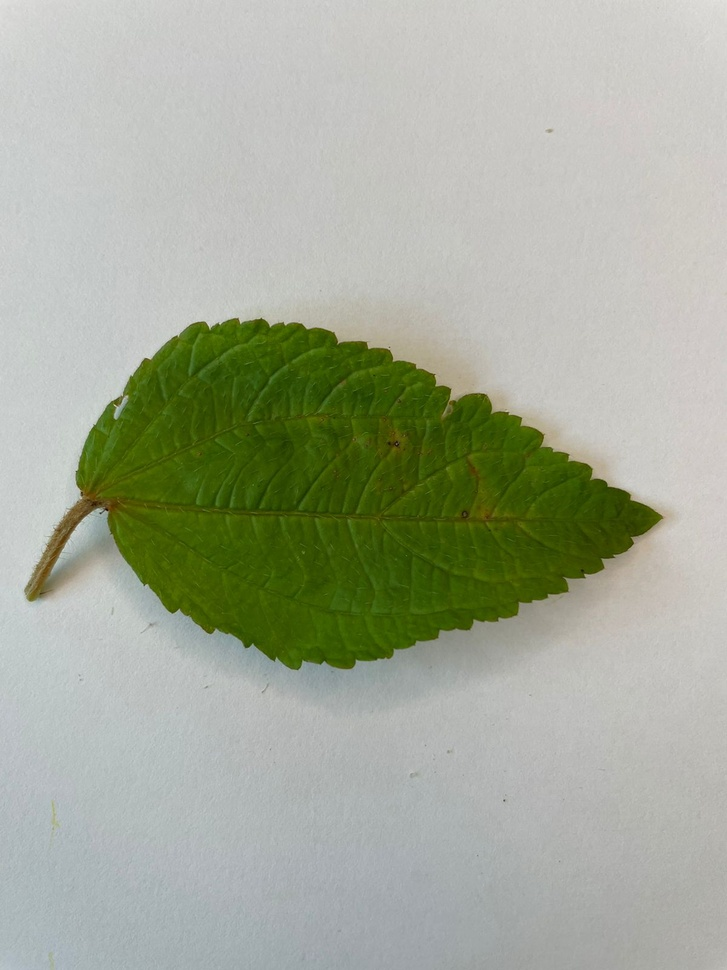
#> input picture Imagens/folha 56.jpeg, 727 x 970 px, shrunk from 1200 x 1600 before the run, found by its file name
$ python 'Segmentação de Watershed.py'
#> lines starting #> are read from the running program, lines starting #| are printed output that depends on the picture; after the words box and inside, x2 and y2 are one past the last pixel; in counts of white or black regions, pixels touching at a corner belong together


import cv2
import numpy as np
from matplotlib import pyplot as plt

img = cv2.imread('imgs/folha 56.jpeg')
#> img is the input picture: shape (970, 727, 3); mean B, G, R 153.1, 170.7, 164.5
gray = cv2.cvtColor(img, cv2.COLOR_BGR2GRAY)
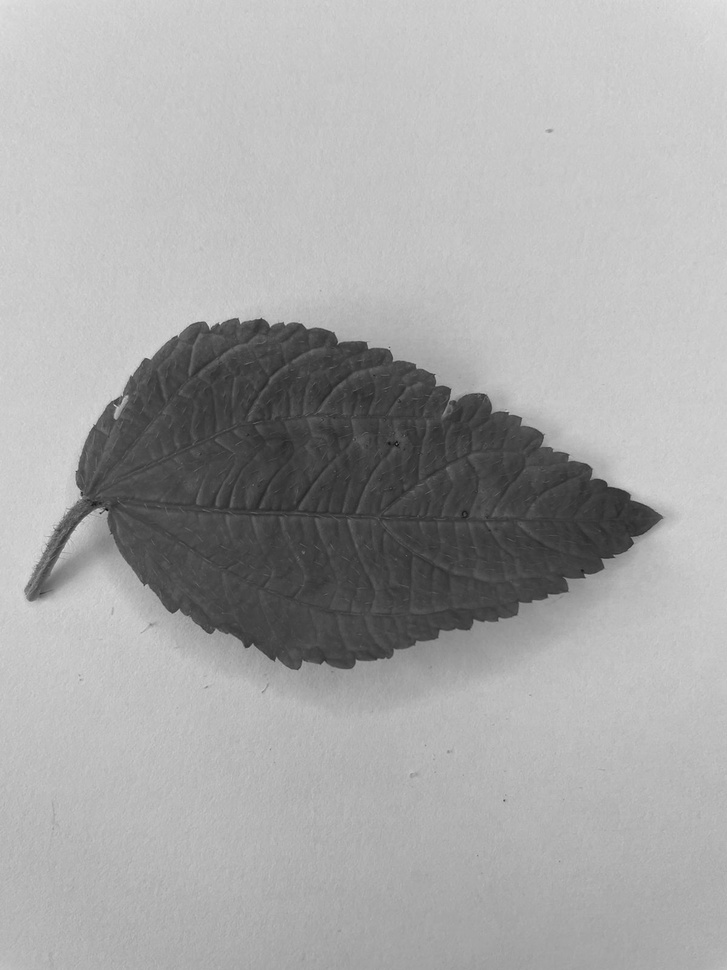
#> gray: shape (970, 727); min 11, max 226, mean 166.9
fig = plt.gcf()
fig.set_size_inches(18,6)
plt.imshow(gray, cmap='gray')
plt.axis('off')
plt.show()

val, thresh = cv2.threshold(gray, 0, 255, cv2.THRESH_BINARY_INV | cv2.THRESH_OTSU)
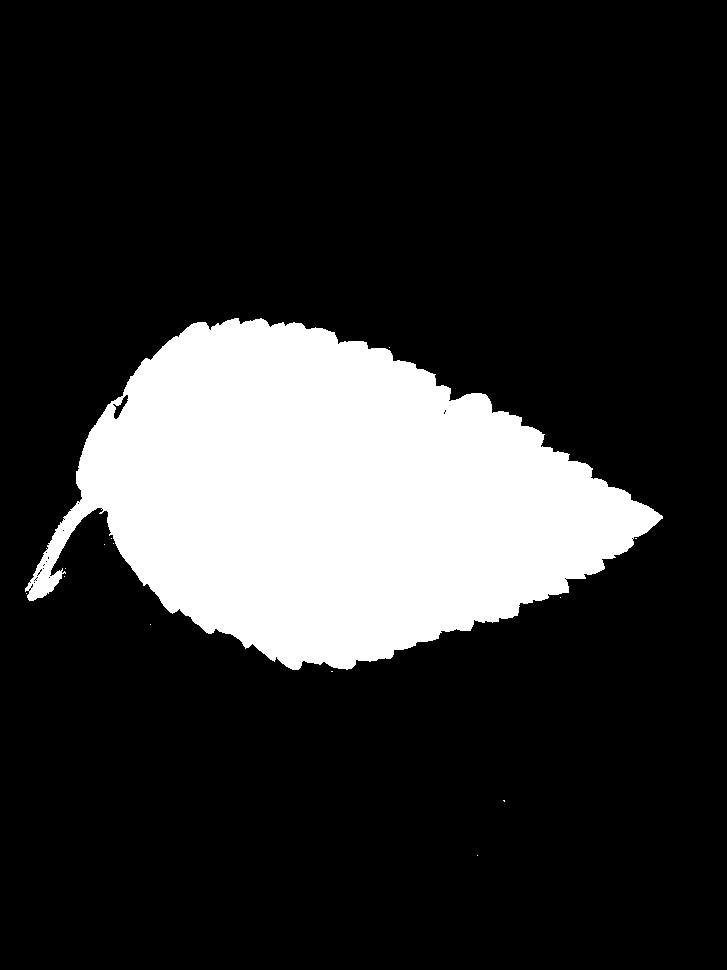
#> thresh: shape (970, 727); 18.9% white; 14 white regions (13 under 20 px), largest, box (x1, y1, x2, y2) and area: (25, 318, 663, 670) 133114
#> val = 129
print(val)
#| 129.0
fig = plt.gcf()
fig.set_size_inches(18,6)
plt.imshow(gray, cmap='gray')
plt.axis('off')
plt.show()

dilatacao = cv2.dilate(thresh, np.ones((3,3), np.uint8), iterations = 2)
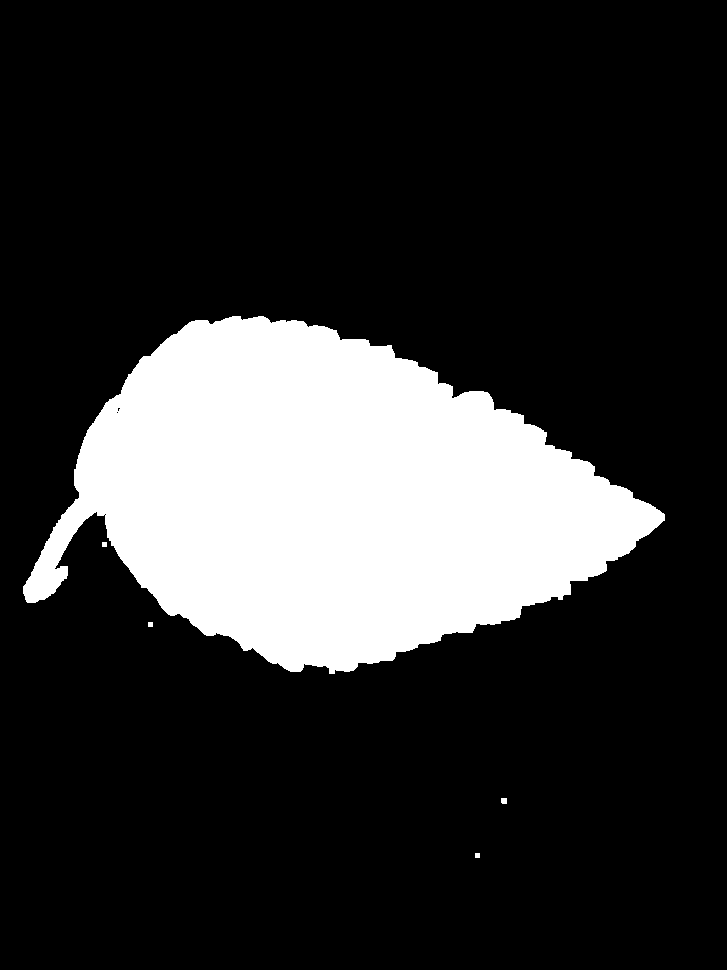
#> dilatacao: shape (970, 727); 19.6% white; 5 white regions, box (x1, y1, x2, y2) and area: (23, 316, 665, 674) 138258, (501, 798, 507, 804) 35, (102, 542, 107, 547) 25, (148, 622, 153, 627) 25, (475, 853, 480, 858) 25
seg = cv2.erode(dilatacao, np.ones((3,3), np.uint8), iterations = 2)
#> seg: shape (970, 727); 18.9% white; 5 white regions (4 under 20 px), largest, box (x1, y1, x2, y2) and area: (25, 318, 663, 672) 133526
print(val)
#| 129.0
fig = plt.gcf()
fig.set_size_inches(18,6)
plt.imshow(seg, cmap='gray')
plt.axis('off')
plt.show()

$ run again, with Imagens/folha 100.jpeg copied over Imagens/folha 56.jpeg
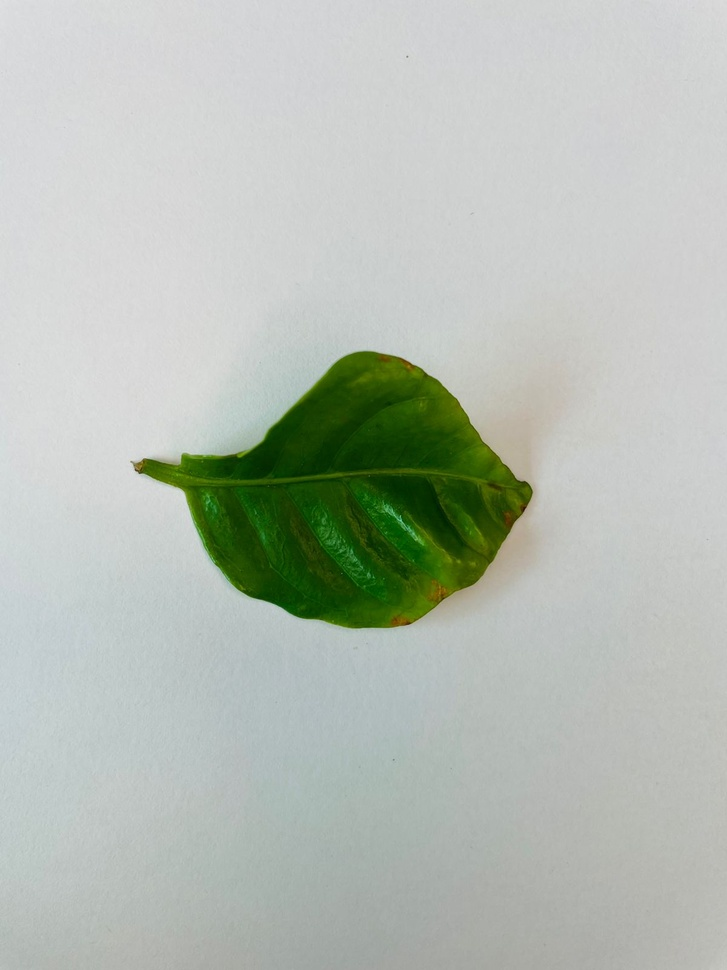
#> input picture Imagens/folha 100.jpeg, 727 x 970 px, shrunk from 1200 x 1600 before the run, found by its file name
#> img is the input picture: shape (970, 727, 3); mean B, G, R 180.2, 188.9, 181.4
#> `val, thresh = cv2.threshold(gray, 0, 255, cv2.THRESH_BINARY_INV | cv2...`:
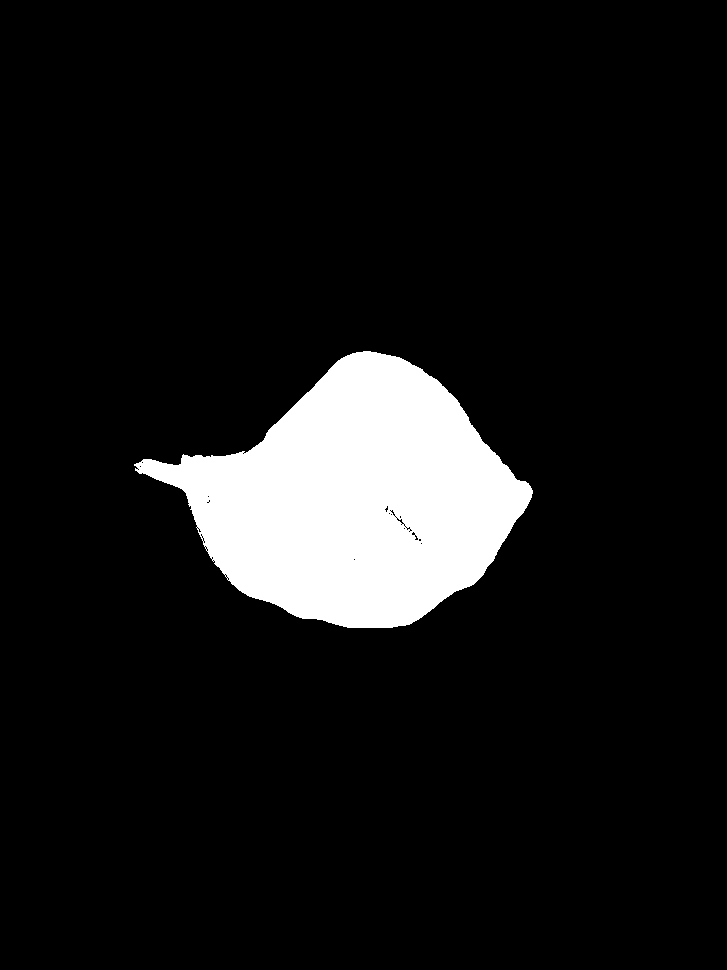
#> thresh: shape (970, 727); 9.1% white; 1 white region, box (x1, y1, x2, y2) and area: (134, 351, 533, 628) 63955
#> val = 126
#| 126.0
#> `dilatacao = cv2.dilate(thresh, np.ones((3,3), np.uint8), iterations = 2)`:
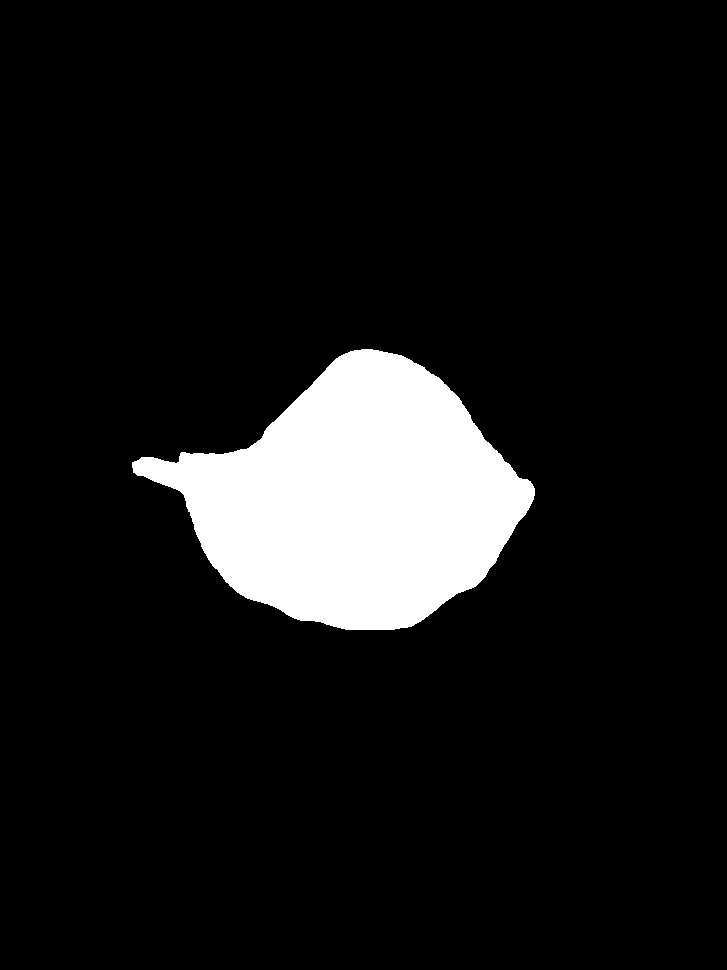
#> dilatacao: shape (970, 727); 9.5% white; 1 white region, box (x1, y1, x2, y2) and area: (132, 349, 535, 630) 66855
#> seg: shape (970, 727); 9.1% white; 1 white region, box (x1, y1, x2, y2) and area: (134, 351, 533, 628) 64095
#| 126.0

$ run again, with Imagens/folha 104.jpeg copied over Imagens/folha 56.jpeg
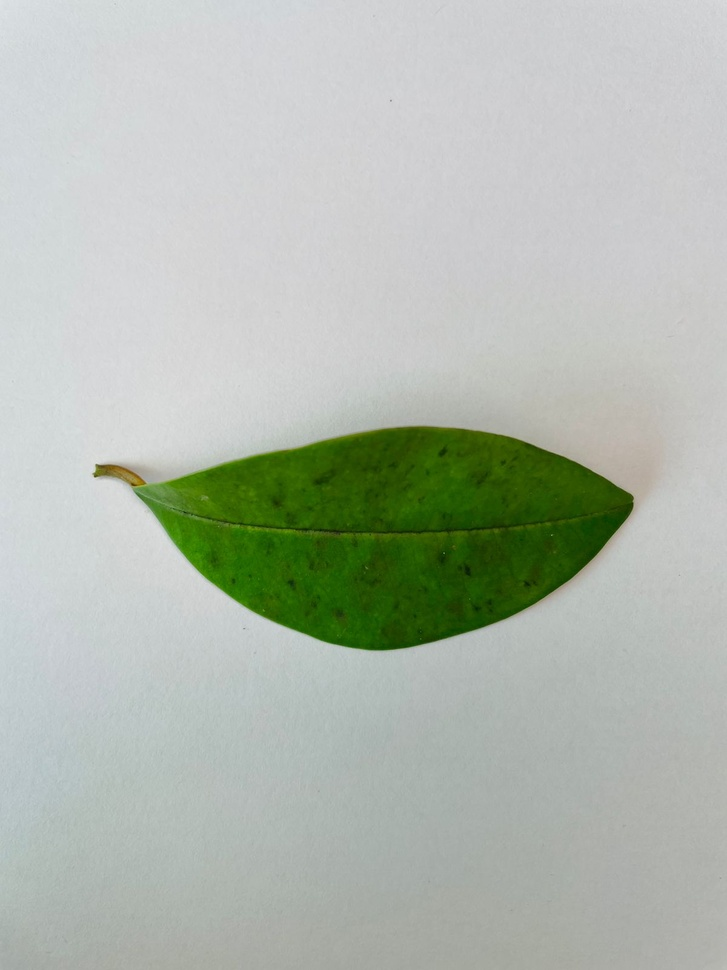
#> input picture Imagens/folha 104.jpeg, 727 x 970 px, shrunk from 1200 x 1600 before the run, found by its file name
#> img is the input picture: shape (970, 727, 3); mean B, G, R 174.8, 185.3, 177.3
#> `val, thresh = cv2.threshold(gray, 0, 255, cv2.THRESH_BINARY_INV | cv2...`:
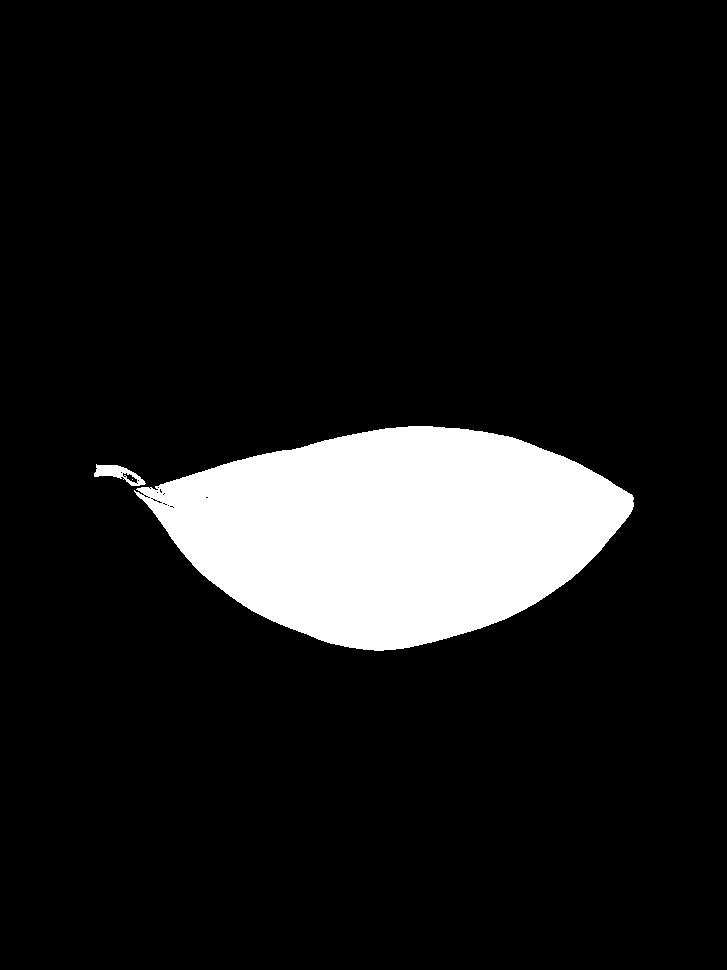
#> thresh: shape (970, 727); 10.8% white; 3 white regions (1 under 20 px), largest, box (x1, y1, x2, y2) and area: (134, 426, 634, 651) 75379, (94, 464, 146, 486) 502
#> val = 130
#| 130.0
#> `dilatacao = cv2.dilate(thresh, np.ones((3,3), np.uint8), iterations = 2)`:
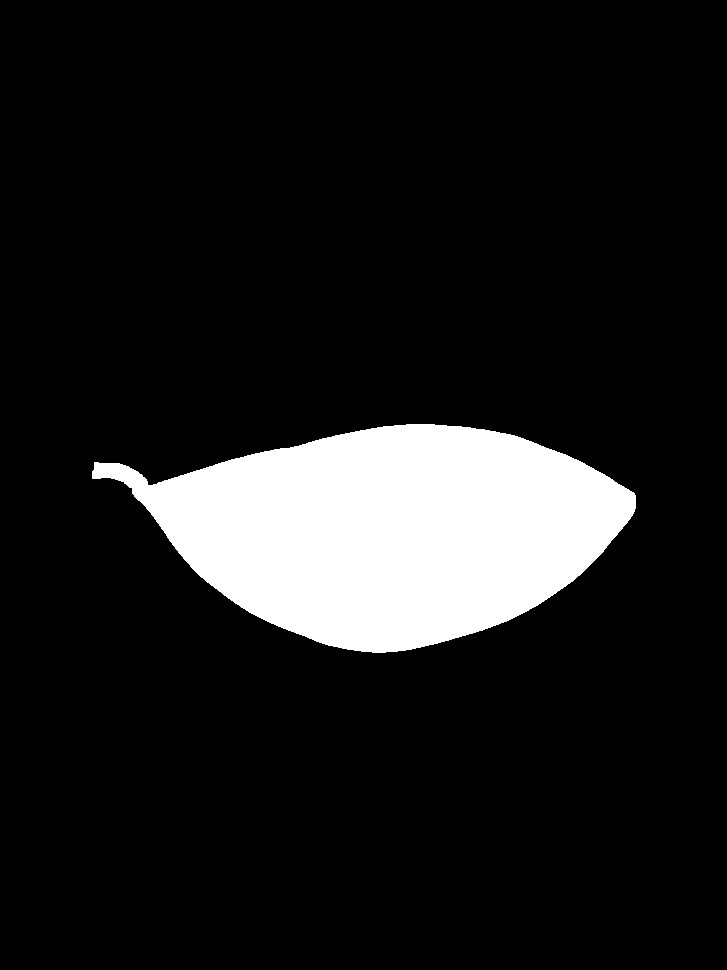
#> dilatacao: shape (970, 727); 11.2% white; 1 white region, box (x1, y1, x2, y2) and area: (92, 424, 636, 653) 79218
#> seg: shape (970, 727); 10.8% white; 1 white region, box (x1, y1, x2, y2) and area: (94, 426, 634, 651) 76046
#| 130.0
